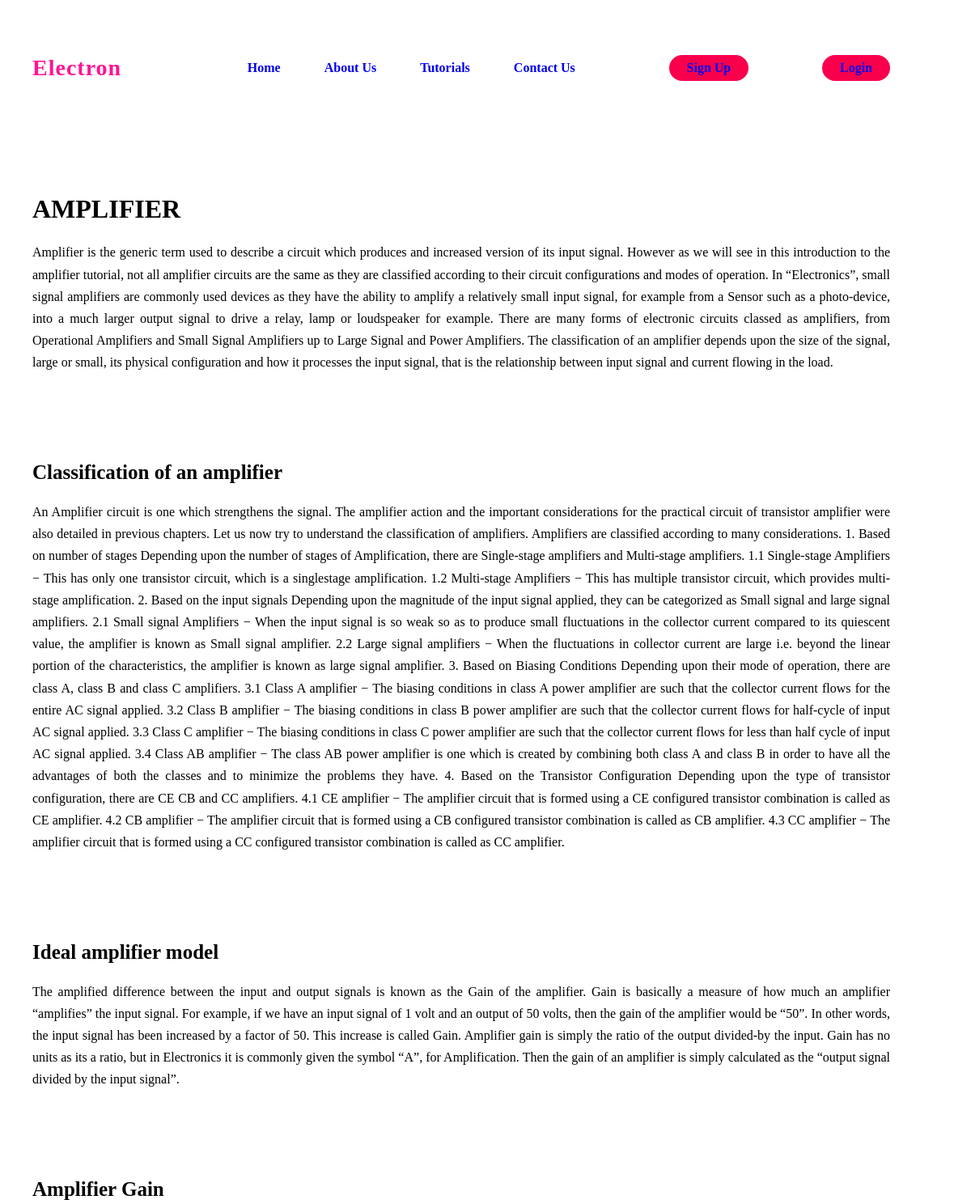
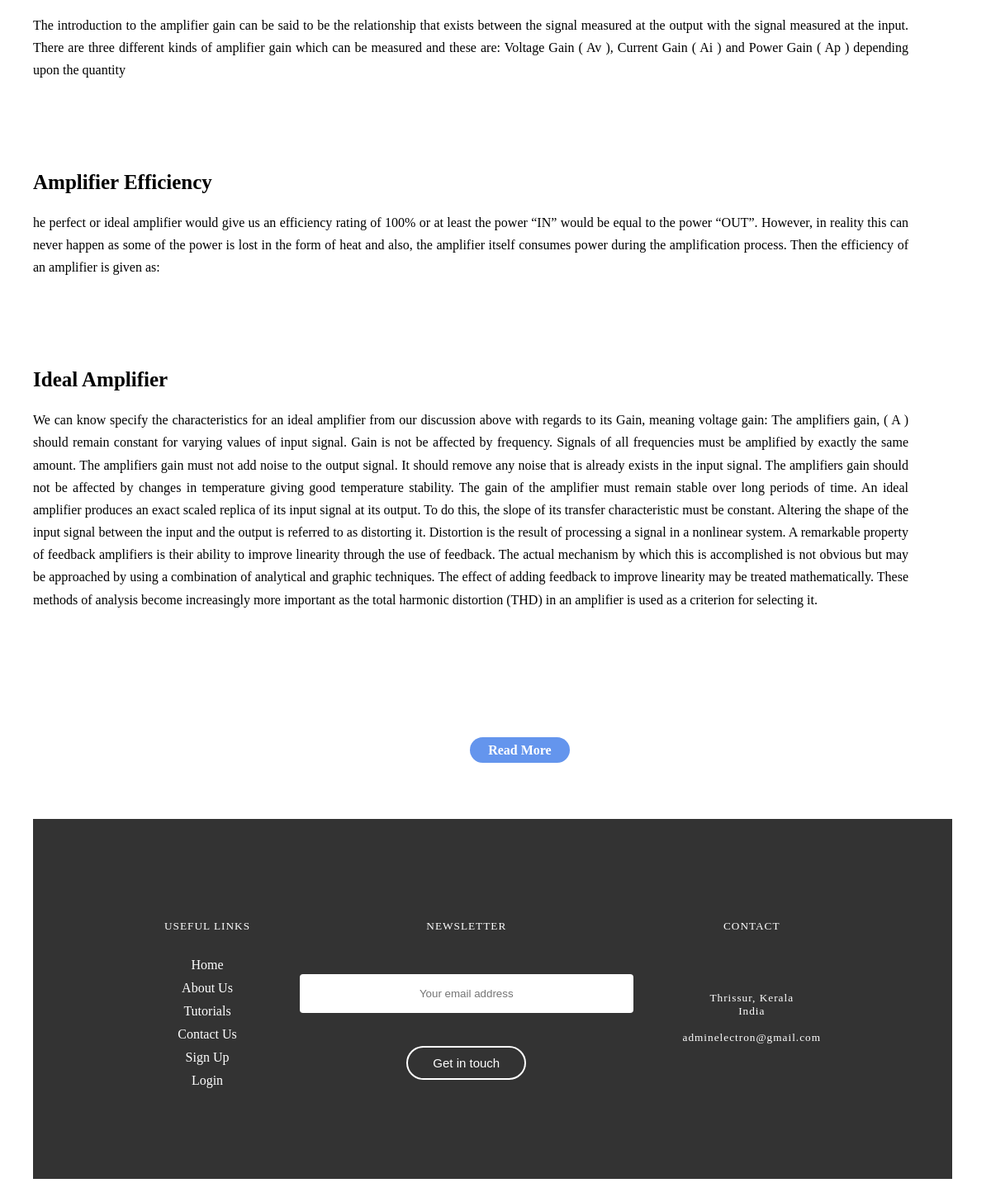
Page /topics_detail/3/ on the committed database (2 pictures, top to bottom).
### onlearn/models.py (models this page shows)
class Subjects(models.Model):
    title=models.CharField(max_length=200)
    title1=models.CharField(max_length=200)
    title2=models.CharField(max_length=200)
    title3=models.CharField(max_length=200)
    title4=models.CharField(max_length=200)
    title5=models.CharField(max_length=200)
    image=models.ImageField(upload_to='img')
    image1=models.ImageField(upload_to='img')
    image2=models.ImageField(upload_to='img')
    image3=models.ImageField(upload_to='img')
    image4=models.ImageField(upload_to='img')
    image5=models.ImageField(upload_to='img')
    short_des=models.TextField()
    detail_des=models.TextField()
    detail_des1=models.TextField()
    detail_des2=models.TextField()
    detail_des3=models.TextField()
    detail_des4=models.TextField()
    detail_des5=models.TextField()

### onlearn/views.py (the view)
# urls.py: path('topics_detail/<int:Subjects_id>/',views.myfunc6,name='myfunc6'),
def myfunc6(request,Subjects_id):
    material=Subjects.objects.get(id=Subjects_id)
    return render(request,'topics_detail.html',{'material':material})

### templates/topics_detail.html (shortened to what this page needs)
{% load static %}
<!DOCTYPE html>
<html lang="en">
<head>
    <link rel="stylesheet" href="/static/css/topicsdetail.css">
</head>
<body>
    <div class="hero">
        <nav>
            <h3 style="color:deeppink;
            font-size: 28px;
            letter-spacing: 1px;
            cursor: pointer;">Electron</h3>
            <ul>
                <li><a href="{% url 'myfunc' %}">Home</a></li>
                <li><a href="{% url 'myfunc3' %}">About Us</a></li>
                <li><a href="{% url 'myfunc5' %}">Tutorials</a></li>
                <li><a href="{% url 'myfunc4' %}">Contact Us</a></li>
            </ul>
            <a href="{% url 'myfunc1' %}" class="btn">Sign Up</a>
            <a href="{% url 'myfunc2' %}" class="btn">Login</a>
        </nav>
    </div>
    <h1 style="margin-top: 0;">{{material.title}}</h1>
    <P>{{material.detail_des}}</P><br><br>
    <img  src="{{material.image.url}}" alt=""><br><br>
    <h2>{{material.title1}}</h2>
    <P>{{material.detail_des1}}</P><br><br>
    <img class="center" src="{{material.image1.url}}" alt=""><br><br>
    <h2>{{material.title2}}</h2>
    <P>{{material.detail_des2}}</P><br><br>
    <img class="center" src="{{material.image2.url}}" alt=""><br><br>
    <h2>{{material.title3}}</h2>
    <P>{{material.detail_des3}}</P><br><br>
    <img class="center" src="{{material.image3.url}}" alt=""><br><br>
    <h2>{{material.title4}}</h2>
    <P>{{material.detail_des4}}</P><br><br>
    <img class="center" src="{{material.image4.url}}" alt=""><br><br>
    <h2>{{material.title5}}</h2>
    <P>{{material.detail_des5}}</P><br><br>
    <img class="center" src="{{material.image5.url}}" alt=""><br><br>
    <br><br><br><br>
    <a style="position:relative;left: 14cm;color: white;background-color: cornflowerblue;" href="{% url 'myfunc2' %}" class="btn">Read More</a>
    <div class="footer">
        <div class="col-1">
            <h5>USEFUL LINKS</h5>
            <a href="{% url 'myfunc' %}">Home</a>
            <a href="{% url 'myfunc3' %}">About Us</a>
            <a href="">Tutorials</a>
            <a href="{% url 'myfunc4' %}">Contact Us</a>
            <a href="{% url 'myfunc1' %}">Sign Up</a>
            <a href="{% url 'myfunc2' %}">Login</a>
        </div>
        <div class="col-2">
            <h5>NEWSLETTER</h5>
            <form method="POST" action="">
                <input type="email" name="Email" id="" placeholder="Your email address" required><br>
                <button type="submit">Get in touch</button>
            </form>
        </div>
        <div class="col-3">
            <h5>CONTACT</h5><br>
            <h5>Thrissur, Kerala <br>India <br> <br>adminelectron@gmail.com</h5>
        </div>
    </div>
</body>
</html>

### static/css/topicsdetail.css (style rules this page uses)
body { font-family: Georgia, 'Times New Roman', Times, serif; margin: 20px; padding: 20px 20px; margin-right: 80px; }
h2 { font-size: 25px; }
p { text-align: justify; line-height: 1.7; }
.footer { margin-top: 150px; width: 75%; padding: 100px 15%; background: #333; color: white; display: flex; position: relative;bottom: 2cm; }
.footer div { text-align: center; }
.col-2 { flex-grow:2; }
.footer div h5 { font-weight: 300; margin-bottom: 30px; letter-spacing: 1px; }
.col-1 a { display: block; text-decoration: none; color: white; margin-bottom: 10px; }
form input { width: 400px; height: 45px; border-radius: 4px; text-align: center; margin-top: 20px; margin-bottom: 40px; outline: none; border: none; }
form button { background: transparent; border: 2px solid #fff; color: #fff; border-radius: 30px; padding: 10px 30px; font-size: 15px; cursor: pointer; }
.hero { height: 25vh; }
nav { display: flex; align-items: center; justify-content: space-between; }
nav ul li { list-style-type: none; display: inline-block; padding: 10px 25px; }
nav ul li a { text-decoration: none; font-weight: bold; text-transform: capitalize; }
.btn { background-color: #f9004d; text-decoration: none; border: 2px solid transparent; font-weight: bold; padding: 5px 20px; border-radius: 30px; transition: tranform .4s; }

### rows in the picture
Subjects: title "AMPLIFIER", detail_des "Amplifier is the generic term used to describe a circuit which produces and increased version of its input signal. However as we will see in this introduction to the amplifier tutorial, not all amplifier circuits are the same as they are classified according to their circuit configurations and modes of operation. In “Electronics”, small signal amplifiers are commonly used devices as they have the ability to amplify a relatively small input signal, for example from a Sensor such as a photo-device, into a much larger output signal to drive a relay, lamp or loudspeaker for example. There are many forms of electronic circuits classed as amplifiers, from Operational Amplifiers and Small Signal…", title1 "Classification of an amplifier", detail_des1 "An Amplifier circuit is one which strengthens the signal. The amplifier action and the important considerations for the practical circuit of transistor amplifier were also detailed in previous chapters. Let us now try to understand the classification of amplifiers. Amplifiers are classified according to many considerations. 1. Based on number of stages Depending upon the number of stages of Amplification, there are Single-stage amplifiers and Multi-stage amplifiers. 1.1 Single-stage Amplifiers − This has only one transistor circuit, which is a singlestage amplification. 1.2 Multi-stage Amplifiers − This has multiple transistor circuit, which provides multi-stage amplification. 2. Based on…", title2 "Ideal amplifier model", detail_des2 "The amplified difference between the input and output signals is known as the Gain of the amplifier. Gain is basically a measure of how much an amplifier “amplifies” the input signal. For example, if we have an input signal of 1 volt and an output of 50 volts, then the gain of the amplifier would be “50”. In other words, the input signal has been increased by a factor of 50. This increase is called Gain. Amplifier gain is simply the ratio of the output divided-by the input. Gain has no units as its a ratio, but in Electronics it is commonly given the symbol “A”, for Amplification. Then the gain of an amplifier is simply calculated as the “output signal divided by the input signal”.", title3 "Amplifier Gain", detail_des3 "The introduction to the amplifier gain can be said to be the relationship that exists between the signal measured at the output with the signal measured at the input. There are three different kinds of amplifier gain which can be measured and these are: Voltage Gain ( Av ), Current Gain ( Ai ) and Power Gain ( Ap ) depending upon the quantity", title4 "Amplifier Efficiency", detail_des4 "he perfect or ideal amplifier would give us an efficiency rating of 100% or at least the power “IN” would be equal to the power “OUT”. However, in reality this can never happen as some of the power is lost in the form of heat and also, the amplifier itself consumes power during the amplification process. Then the efficiency of an amplifier is given as:", title5 "Ideal Amplifier", detail_des5 "We can know specify the characteristics for an ideal amplifier from our discussion above with regards to its Gain, meaning voltage gain: The amplifiers gain, ( A ) should remain constant for varying values of input signal. Gain is not be affected by frequency. Signals of all frequencies must be amplified by exactly the same amount. The amplifiers gain must not add noise to the output signal. It should remove any noise that is already exists in the input signal. The amplifiers gain should not be affected by changes in temperature giving good temperature stability. The gain of the amplifier must remain stable over long periods of time. An ideal amplifier produces an exact scaled replica of…"
